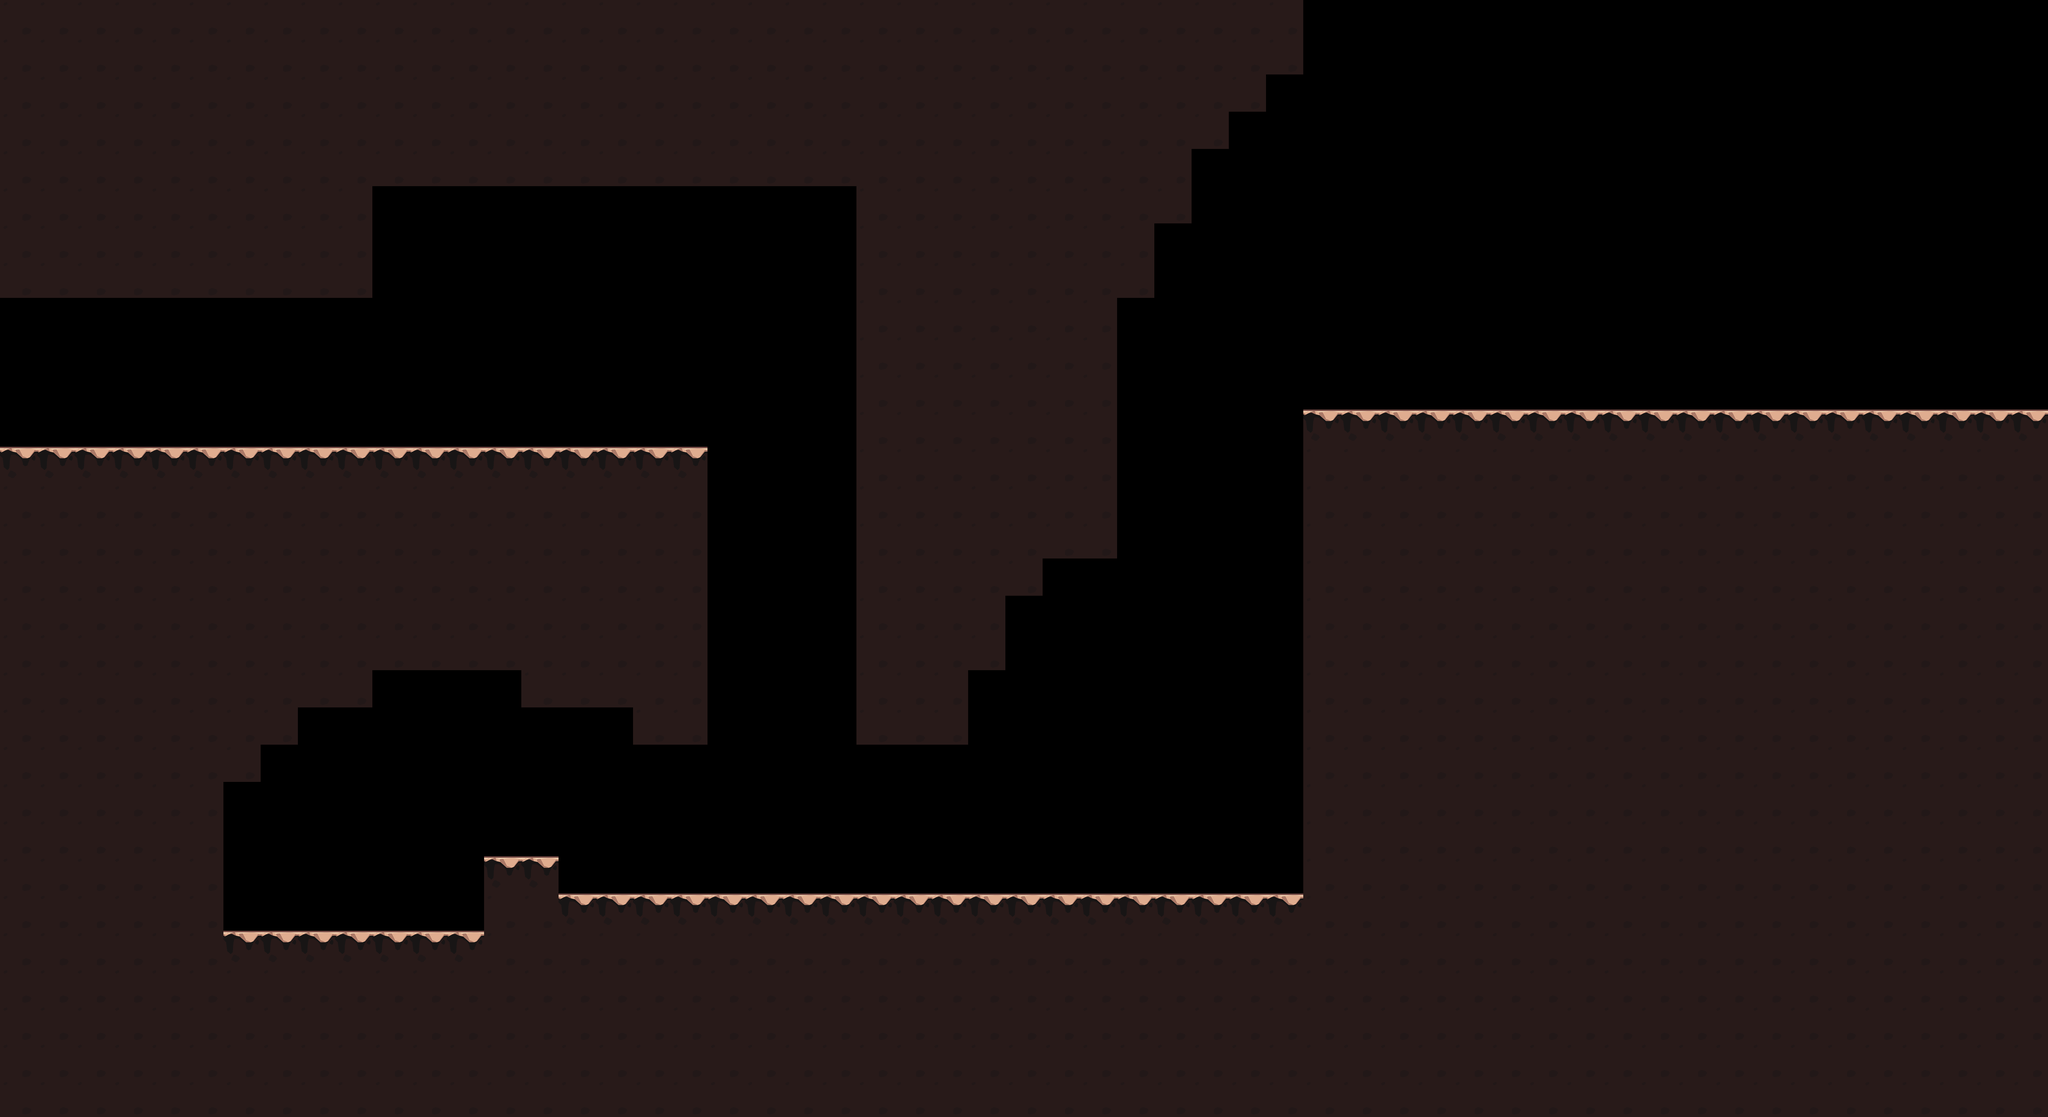

A 2D game scene composited from a Tiled map and its tileset images. What follows is a short description and the map's XML, with every tile layer's data as written:
An orthogonal 55x30 tile map with 128x128 px tiles, 1 tile layer (ground).

<map version="1.10" tiledversion="1.10.2" orientation="orthogonal" renderorder="right-down" width="55" height="30" tilewidth="128" tileheight="128" infinite="0" nextlayerid="5" nextobjectid="1">
 <tileset firstgid="1" name="tile undergound" tilewidth="128" tileheight="128" tilecount="2" columns="0">
  <grid orientation="orthogonal" width="1" height="1" />
  <tile id="1">
   <image width="128" height="128" source="../tile/tile underground/tile-underground (2).png" />
  </tile>
  <tile id="4">
   <image width="128" height="128" source="../tile/tile underground/tile-underground (5).png" />
  </tile>
 </tileset>
 <layer id="4" name="ground" width="55" height="30">
  <data encoding="csv">
5,5,5,5,5,5,5,5,5,5,5,5,5,5,5,5,5,5,5,5,5,5,5,5,5,5,5,5,5,5,5,5,5,5,5,0,0,0,0,0,0,0,0,0,0,0,0,0,0,0,0,0,0,0,0,
5,5,5,5,5,5,5,5,5,5,5,5,5,5,5,5,5,5,5,5,5,5,5,5,5,5,5,5,5,5,5,5,5,5,5,0,0,0,0,0,0,0,0,0,0,0,0,0,0,0,0,0,0,0,0,
5,5,5,5,5,5,5,5,5,5,5,5,5,5,5,5,5,5,5,5,5,5,5,5,5,5,5,5,5,5,5,5,5,5,0,0,0,0,0,0,0,0,0,0,0,0,0,0,0,0,0,0,0,0,0,
5,5,5,5,5,5,5,5,5,5,5,5,5,5,5,5,5,5,5,5,5,5,5,5,5,5,5,5,5,5,5,5,5,0,0,0,0,0,0,0,0,0,0,0,0,0,0,0,0,0,0,0,0,0,0,
5,5,5,5,5,5,5,5,5,5,5,5,5,5,5,5,5,5,5,5,5,5,5,5,5,5,5,5,5,5,5,5,0,0,0,0,0,0,0,0,0,0,0,0,0,0,0,0,0,0,0,0,0,0,0,
5,5,5,5,5,5,5,5,5,5,0,0,0,0,0,0,0,0,0,0,0,0,0,5,5,5,5,5,5,5,5,5,0,0,0,0,0,0,0,0,0,0,0,0,0,0,0,0,0,0,0,0,0,0,0,
5,5,5,5,5,5,5,5,5,5,0,0,0,0,0,0,0,0,0,0,0,0,0,5,5,5,5,5,5,5,5,0,0,0,0,0,0,0,0,0,0,0,0,0,0,0,0,0,0,0,0,0,0,0,0,
5,5,5,5,5,5,5,5,5,5,0,0,0,0,0,0,0,0,0,0,0,0,0,5,5,5,5,5,5,5,5,0,0,0,0,0,0,0,0,0,0,0,0,0,0,0,0,0,0,0,0,0,0,0,0,
0,0,0,0,0,0,0,0,0,0,0,0,0,0,0,0,0,0,0,0,0,0,0,5,5,5,5,5,5,5,0,0,0,0,0,0,0,0,0,0,0,0,0,0,0,0,0,0,0,0,0,0,0,0,0,
0,0,0,0,0,0,0,0,0,0,0,0,0,0,0,0,0,0,0,0,0,0,0,5,5,5,5,5,5,5,0,0,0,0,0,0,0,0,0,0,0,0,0,0,0,0,0,0,0,0,0,0,0,0,0,
0,0,0,0,0,0,0,0,0,0,0,0,0,0,0,0,0,0,0,0,0,0,0,5,5,5,5,5,5,5,0,0,0,0,0,0,0,0,0,0,0,0,0,0,0,0,0,0,0,0,0,0,0,0,0,
0,0,0,0,0,0,0,0,0,0,0,0,0,0,0,0,0,0,0,0,0,0,0,5,5,5,5,5,5,5,0,0,0,0,0,2,2,2,2,2,2,2,2,2,2,2,2,2,2,2,2,2,2,2,2,
2,2,2,2,2,2,2,2,2,2,2,2,2,2,2,2,2,2,2,0,0,0,0,5,5,5,5,5,5,5,0,0,0,0,0,5,5,5,5,5,5,5,5,5,5,5,5,5,5,5,5,5,5,5,5,
5,5,5,5,5,5,5,5,5,5,5,5,5,5,5,5,5,5,5,0,0,0,0,5,5,5,5,5,5,5,0,0,0,0,0,5,5,5,5,5,5,5,5,5,5,5,5,5,5,5,5,5,5,5,5,
5,5,5,5,5,5,5,5,5,5,5,5,5,5,5,5,5,5,5,0,0,0,0,5,5,5,5,5,5,5,0,0,0,0,0,5,5,5,5,5,5,5,5,5,5,5,5,5,5,5,5,5,5,5,5,
5,5,5,5,5,5,5,5,5,5,5,5,5,5,5,5,5,5,5,0,0,0,0,5,5,5,5,5,0,0,0,0,0,0,0,5,5,5,5,5,5,5,5,5,5,5,5,5,5,5,5,5,5,5,5,
5,5,5,5,5,5,5,5,5,5,5,5,5,5,5,5,5,5,5,0,0,0,0,5,5,5,5,0,0,0,0,0,0,0,0,5,5,5,5,5,5,5,5,5,5,5,5,5,5,5,5,5,5,5,5,
5,5,5,5,5,5,5,5,5,5,5,5,5,5,5,5,5,5,5,0,0,0,0,5,5,5,5,0,0,0,0,0,0,0,0,5,5,5,5,5,5,5,5,5,5,5,5,5,5,5,5,5,5,5,5,
5,5,5,5,5,5,5,5,5,5,0,0,0,0,5,5,5,5,5,0,0,0,0,5,5,5,0,0,0,0,0,0,0,0,0,5,5,5,5,5,5,5,5,5,5,5,5,5,5,5,5,5,5,5,5,
5,5,5,5,5,5,5,5,0,0,0,0,0,0,0,0,0,5,5,0,0,0,0,5,5,5,0,0,0,0,0,0,0,0,0,5,5,5,5,5,5,5,5,5,5,5,5,5,5,5,5,5,5,5,5,
5,5,5,5,5,5,5,0,0,0,0,0,0,0,0,0,0,0,0,0,0,0,0,0,0,0,0,0,0,0,0,0,0,0,0,5,5,5,5,5,5,5,5,5,5,5,5,5,5,5,5,5,5,5,5,
5,5,5,5,5,5,0,0,0,0,0,0,0,0,0,0,0,0,0,0,0,0,0,0,0,0,0,0,0,0,0,0,0,0,0,5,5,5,5,5,5,5,5,5,5,5,5,5,5,5,5,5,5,5,5,
5,5,5,5,5,5,0,0,0,0,0,0,0,0,0,0,0,0,0,0,0,0,0,0,0,0,0,0,0,0,0,0,0,0,0,5,5,5,5,5,5,5,5,5,5,5,5,5,5,5,5,5,5,5,5,
5,5,5,5,5,5,0,0,0,0,0,0,0,2,2,0,0,0,0,0,0,0,0,0,0,0,0,0,0,0,0,0,0,0,0,5,5,5,5,5,5,5,5,5,5,5,5,5,5,5,5,5,5,5,5,
5,5,5,5,5,5,0,0,0,0,0,0,0,5,5,2,2,2,2,2,2,2,2,2,2,2,2,2,2,2,2,2,2,2,2,5,5,5,5,5,5,5,5,5,5,5,5,5,5,5,5,5,5,5,5,
5,5,5,5,5,5,2,2,2,2,2,2,2,5,5,5,5,5,5,5,5,5,5,5,5,5,5,5,5,5,5,5,5,5,5,5,5,5,5,5,5,5,5,5,5,5,5,5,5,5,5,5,5,5,5,
5,5,5,5,5,5,5,5,5,5,5,5,5,5,5,5,5,5,5,5,5,5,5,5,5,5,5,5,5,5,5,5,5,5,5,5,5,5,5,5,5,5,5,5,5,5,5,5,5,5,5,5,5,5,5,
5,5,5,5,5,5,5,5,5,5,5,5,5,5,5,5,5,5,5,5,5,5,5,5,5,5,5,5,5,5,5,5,5,5,5,5,5,5,5,5,5,5,5,5,5,5,5,5,5,5,5,5,5,5,5,
5,5,5,5,5,5,5,5,5,5,5,5,5,5,5,5,5,5,5,5,5,5,5,5,5,5,5,5,5,5,5,5,5,5,5,5,5,5,5,5,5,5,5,5,5,5,5,5,5,5,5,5,5,5,5,
5,5,5,5,5,5,5,5,5,5,5,5,5,5,5,5,5,5,5,5,5,5,5,5,5,5,5,5,5,5,5,5,5,5,5,5,5,5,5,5,5,5,5,5,5,5,5,5,5,5,5,5,5,5,5
</data>
 </layer>
</map>
